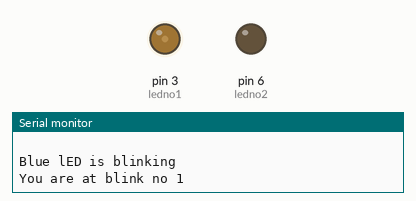
A sketch run on a simulated Arduino Uno, built with avr-gcc and run on an emulated ATmega328P. On the bench: output pins drawn as LEDs (lit = HIGH), the last lines printed to the serial monitor.

Above: at 0.05 s.
At 1.5 s:
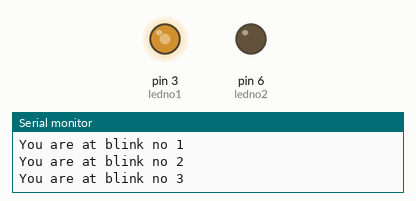
At 3.0 s:
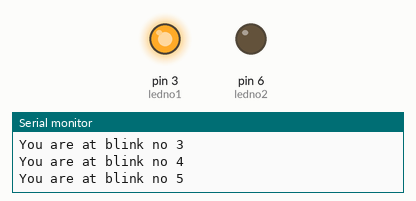
At 6.0 s:
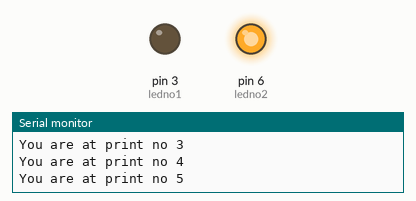
Timing chart, 0 to 7.8 s (numbered marks = the images above):
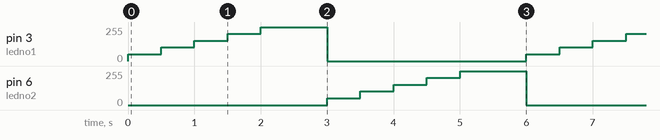

Measured:
- by itself, pin 3 (ledno1), pin 6 (ledno2): repeats every 6.0 s: 102/255 0.50 s, 153/255 0.50 s, 204/255 0.50 s, 255/255 1.0 s, 0/255 3.0 s, 51/255 0.50 s

The sketch:

sketch_jun10a.ino
```cpp
int ledno1=3;
int ledno2=6;
int ontime1=500;
int offtime1=500;
int ontime2=500;
int offtime2=500;
int blinkno1=5;
int blinkno2=5;
String bluemessage="Blue lED is blinking";
String greenmessage="Green LED is blinking";

void setup() {
  // put your setup code here, to run once:
  Serial.begin(9600);
  pinMode(ledno1,OUTPUT);
  pinMode(ledno2,OUTPUT);

  /*Serial.println("Enter the no. of times you want to blink blue LED");
  while(Serial.available()==0){}
  blinkno1=Serial.parseInt();
  delay(500);*/

  /*Serial.println("Enter the no.of times you want to blink green LED");
  while(Serial.available()==0){}
  delay(500);
  blinkno2=Serial.parseInt();*/

}

void loop() {
  // put your main code here, to run repeatedly:

  Serial.println(" ");
  Serial.println(bluemessage);
  int i=1;
  while(i<=blinkno1)
  {
    Serial.print("You are at blink no ");
    Serial.println(i);
    analogWrite(ledno1,51*i);
    delay(ontime1);
    i++;
  }
  delay(ontime1);
  analogWrite(ledno1,0);

  Serial.println(" ");
  Serial.println(greenmessage);
  int j=1;
  while(j<=blinkno2)
  {
    Serial.print("You are at print no ");
    Serial.println(j);
    analogWrite(ledno2,51*j);
    delay(ontime2);
    j++;
  }
  delay(ontime2);
  analogWrite(ledno2,0);

}
```
